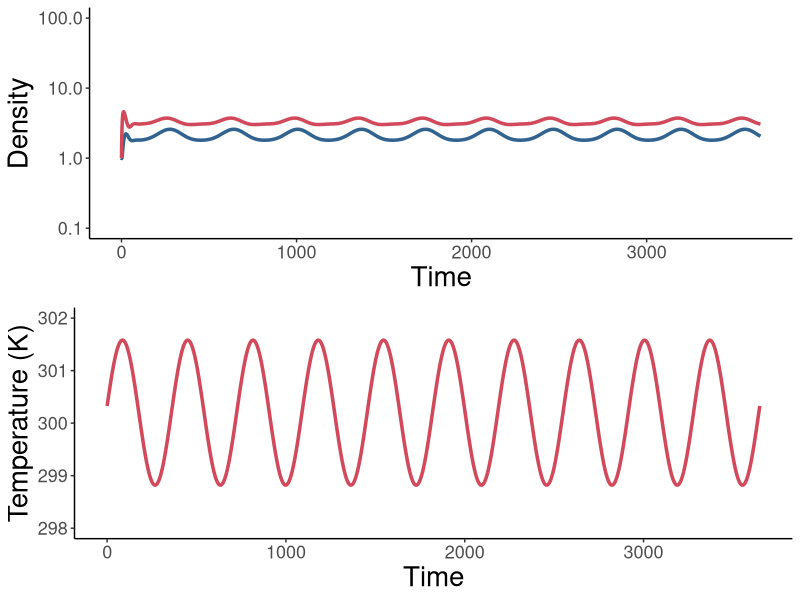
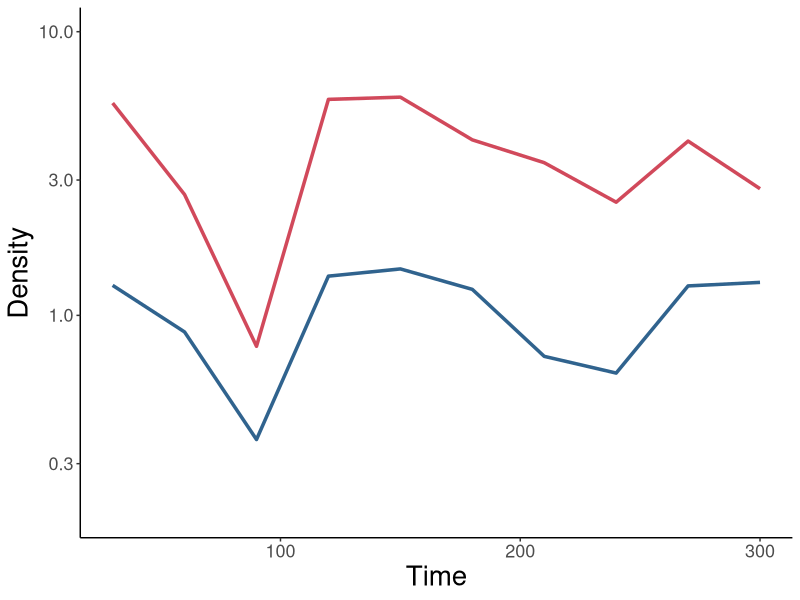

R code for these plots, in order:
#################################################################################
#### This R script simulates population dynamics of hemipteran insects in their native habitats
#################################################################################



#################################################
#### Load packages and set working directory ####
#################################################
library(tidyr)
library(ggplot2)
library(deSolve)
library(cowplot)
library(dplyr)
library(tidyverse)
#library(Cairo)
#library(grid)
#library(gridExtra)

setwd(dirname(rstudioapi::getActiveDocumentContext()$path))

######################################
#### Simulate population dynamics ####
######################################

# STEP 1: Assign parameter values
# read data and select insect
data <- read_csv("Temperature response data.csv")

# select an insect by removing # in front of name and placing # in front of other species
#sp.data <- subset(data, Species == "Clavigralla shadabi")
sp.data <- subset(data, Species == "Clavigralla tomentosicollis")
# define model parameters
params <- c(sp.data[2], sp.data[3], sp.data[4], sp.data[5],sp.data[6], sp.data[7], sp.data[8],
            sp.data[9], sp.data[10], sp.data[11], sp.data[12], sp.data[13], sp.data[14], sp.data[15],
            sp.data[16], sp.data[17], sp.data[18], sp.data[19], sp.data[20], sp.data[21], sp.data[22],
            sp.data[23], sp.data[24])
# time
yrs <- 10; # Number of years over which to run the model
timestep <- 1; # Length of time-steps (days)
times <- seq(0, yrs*365, by = timestep)
# temperature parameters
meanT.incr = 0 # Increase in mean temperature over next 50 years
amplT.incr = 0 # Increase in amplitude of temperature fluctuations over next 50 years
dMeanT = meanT.incr/(yrs*365) # simulate x degree increase in mean temperature over 50 years
dAmplT = amplT.incr/(yrs*365) # simulate x degree increase in the amplitude of temperature fluctuations over 50 years


# STEP 2: Specify model
model = function(t, State, Pars){
  with(as.list(c(State, Pars)),
       {
         # Temperature regime
         #meanT.incr = 0 # Increase in mean temperature over next 50 years
         #amplT.incr = 0 # Increase in amplitude of temperature fluctuations over next 50 years
         #dMeanT = meanT.incr/(yrs*365) # simulate x degree increase in mean temperature over 50 years
         #dAmplT = amplT.incr/(yrs*365) # simulate x degree increase in the amplitude of temperature fluctuations over 50 years
         # temperature function
         temp = (meanT + dMeanT*times) + (amplT + dAmplT*times)*sin((2*pi*times + deltaT)/365)
         # time-series of temperature values
         signal = as.data.frame(list(times = times, temp = rep(0, length(times))))
         signal$temp = temp
         # create interpolating function
         input = approxfun(signal, rule = 2 ) # rule = 2 sets any extrapolated point to the closest data extreme
         # import interpolated temperature function
         T =  input(t)
         
         # Temperature responses
         b = bTopt*exp(-(T-Toptb)^2/(2*sb^2)) # Birth rate
         q = qTR*exp(Aq*(1/TR-1/Tmax))*exp(-(T-Toptq)^2/(2*sq^2)) # Density-dependence
         m = mTR*(T/TR)*exp(A*(1/TR-1/T))/(1+skew*(exp(AL*(1/TL-1/T))+exp(AH*(1/TH-1/T)))) # Maturation rate
         dJ = dJTR*exp(AdJ*(1/TR-1/T)) # Juvenile mortality
         dA = dATR*exp(AdA*(1/TR-1/T)) # Adult mortality
         
         # Juvenile and adult densities
         dJdt = b*(A >= 0.2)*A*exp(-q*A) - m*J - dJ*J # Allee threshold of 10% of equilibrium adult density
         dAdt = m*J - dA*A
         
         return(list(c(dJdt, dAdt), signal = T))
       })
}


# STEP 3: Model simulation and plotting population dynamics
init = c(J = 1, A = 1)
# run model and input into data frame
densities = as.data.frame(ode(func = model, y = init, parms = params, times = times, method = "ode45"))
# model variables (time, life stage, density)
output = densities[seq(0, dim(densities)[1], by=timestep), ]
output = gather(output, key=Variable, value=Output, -time)

# Plot population dynamics
pop.dyn = ggplot(output[output$Variable %in% c("J", "A"), ], aes(x=time, y=Output, color=Variable)) + 
  geom_line(size=1.2) +
  scale_color_manual(values=c("J"="#d1495b", "A"="#30638e")) + 
  labs(x="Time", y="Density") +
  # scale_x_continuous(expand=c(0, 5)) +
  scale_y_log10(limits=c(0.1, 100)) +
  theme(panel.grid.major = element_blank(), panel.grid.minor = element_blank(),
        panel.background = element_blank(), axis.line = element_line(colour = "black"),
        legend.position = "none", 
        axis.text = element_text(size=13),
        axis.title = element_text(size=20)) 

# Plot temperature regime
temp.regime  = ggplot(output[output$Variable %in% c("signal"), ], aes(x=time, y=Output, color=Variable)) + 
  geom_line(size=1.2) +
  scale_color_manual(values=c("signal"="#d1495b")) + 
  labs(x="Time", y="Temperature (K)") +
  # scale_x_continuous(expand=c(0, 5)) +
  scale_y_continuous(limits=c(298 - amplT.incr, 302 + meanT.incr + amplT.incr)) +
  theme(panel.grid.major = element_blank(), panel.grid.minor = element_blank(),
        panel.background = element_blank(), axis.line = element_line(colour = "black"),
        legend.position = "none", 
        axis.text = element_text(size=13),
        axis.title = element_text(size=20))

Plots = ggdraw() +
  draw_plot(pop.dyn, x = 0, y = 0.5, width = 1, height = 0.5) +
  draw_plot(temp.regime, x = 0, y = 0, width = 1, height = 0.5) #+
#draw_plot_label(label = c("(c)", ""), size = 18, x = c(0, 0), y = c(1, 0.5))
Plots


####################################################################
#### Plot empirical time-series for Clavigralla tomentosicollis ####
####################################################################

# Read data
data.plotA <- read_csv("Egwuatu_1977a.csv")

# Convert to data frame
data.A <- as.data.frame(data.plotA) %>%
  gather("stage","popdens",4:5)

# Plot time-series data
plotA = ggplot(data.A, aes(x=time, y=popdens, color=stage)) + 
  geom_line(size=1.2) +
  scale_color_manual(values=c("J"="#d1495b", "A"="#30638e")) + 
  labs(x="Time", y="Density") +
  # scale_x_continuous(expand=c(0, 5)) +
  scale_y_log10(limits=c(0.2, 10)) +
  theme(panel.grid.major = element_blank(), panel.grid.minor = element_blank(),
        panel.background = element_blank(), axis.line = element_line(colour = "black"),
        legend.position = "none", 
        axis.text = element_text(size=13),
        axis.title = element_text(size=20)) 
plotA
